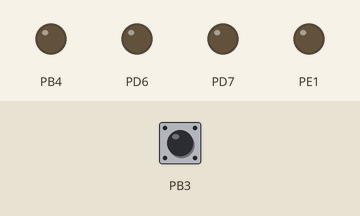
Simulated run of this program. Board: ATmega162, built with avr-gcc and emulated at 4.9152 MHz. Shown: output pins drawn as LEDs (lit = HIGH). The test bench sets the inputs (shaded band); at power-on: PB3 HIGH. What the program prints to the serial monitor is not drawn.

Above: at 1.2 s.
1.3 s: PB3 pulled LOW for 0.15 s
At 2.5 s:
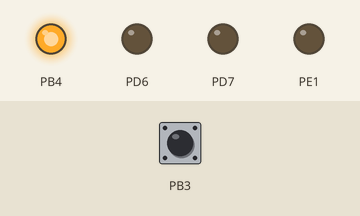
Timing chart, 0 to 4.3 s (numbered marks = the images above; inputs shaded):
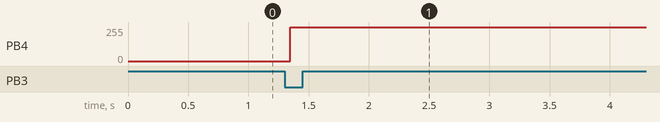

The program:

main.c
```c
/*
 * Byggern_test1.c
 *
 * Created: 30.08.2016 14:02:48
 *  Author: tobiasu
 */


#include "UARTdriver.h"
#include "SRAM_test.h"
#include <avr/interrupt.h>
#include <stdbool.h>
#include "joystick.h"
#include "ADC.h"
#include "OLEDdriver.h"
#include <stdbool.h>
#define F_CPU 4915200
#include <avr/io.h>
#include <stdio.h>
#include "util/delay.h"
#define set_bit(reg, bit ) (reg |= (1 << bit))
#define clear_bit(reg, bit ) (reg &= ~(1 << bit))
#define test_bit(reg, bit ) (reg & (1 << bit))
#include "menu.h"
#include "MCPdriver.h"
#include "CAN.h"

int main(void)
{

	USART_init();
	set_bit(MCUCR, SRE);
	set_bit(SFIOR,XMM2);
	set_bit(MCUCR,SRW10);
	set_bit(EMCUCR,SRW11);

	//SRAM_test();
	set_bit(DDRD, 6); // Write pin Atmega, output
	set_bit(DDRD, 7); // Read Pin Atmega, output
	set_bit(DDRE, 1); //Adresse Latch Enable
	clear_bit(DDRB, 6);
	clear_bit(DDRB, 7);
	clear_bit(DDRB, 8);
	ADC_init();
	joystick_init();
	OLED_init();
	CAN_init();
	MENU_init_menu();


	DIR joystick_direction = NEUTRAL;
	MENU_print_menu();

	CAN_message *msg;
	for (int i = 0; i < 8; i++){
		msg->data[i] = (uint8_t)(65+i);
	}
	msg->id = 0;
	msg->length = 8;
	CAN_message_send(msg);
	CAN_message *newMsg;
	CAN_message_recieve(newMsg);
	for (int i = 0; i < 8; i++){
		printf("%c\n", (char)newMsg->data[i]);
	}

	while(1){
		/*
 		MCP2515_write(0x0F, 0x54);
		char result = MCP2515_read(0x0F);
 		printf("%d\n",result);
 		_delay_ms(400);
 		*/
 		if (getJoyDir() != joystick_direction){
			_delay_ms(50);
 			joystick_direction = getJoyDir();
			MENU_navigate(joystick_direction);
			if (joystick_direction == RIGHT){
				MENU_selectAction();
				//MCP2515_requestToSend(0);

			}


 		}


 		//OLED_reset();


	}


}
```

ADC.c
```c
/*
 * ADC.c
 *
 * Created: 13.09.2016 14:23:25
 *  Author: tobiasu
 */
#include <avr/io.h>
#include<stdio.h>
#include "ADC.h"
#include "util/delay.h"
#include <avr/interrupt.h>
#define set_bit(reg, bit ) (reg |= (1 << bit));
#define clear_bit(reg, bit ) (reg &= ~(1 << bit));
#define test_bit(reg, bit ) (reg & (1 << bit))

volatile char *ADC = (char *) 0x1400;
int dataX;
int dataY;
int leftSlider;
int rightSlider;

void ADC_init(){
	set_bit(MCUCR, ISC11); //rising edge generates interupt request
	set_bit(MCUCR, ISC10); //rising edge generates interupt request
	set_bit(EMCUCR, INT0); //trenger vi denne?
	//set_bit(GIFR, INTF0); //er det dette flagget vi bruker i ISR(INT0_vect)?
	adcflag = 0;

	// set up internal pull-up for PB3
	set_bit(PORTB,PB3);
	clear_bit(DDRB,PB3);

}


uint8_t ADC_read(uint8_t channel){
	*ADC = 0x3+channel;
	while((test_bit(PINB, PB3))){}
	//_delay_ms(2);
	return *ADC;
}


ISR(INT0_vect){
	//hvordan fungerer denne funksjonen?
	//print data fra slider/joystick?


	adcflag = 1;
}
```

ADC.h
```c
/*
 * ADC.h
 *
 * Created: 13.09.2016 14:23:39
 *  Author: tobiasu
 */


#ifndef ADC_H_
#define ADC_H_


void ADC_init();
uint8_t ADC_read(uint8_t channel);

uint8_t adcflag;
ISR(INT0_vect);

#endif /* ADC_H_ */
```

CAN.c
```c
/*
 * CAN.c
 *
 * Created: 04.10.2016 14:32:30
 *  Author: tobiasu
 */
#include "CAN.h"
#include "MCP2515.h"
#define set_bit(reg, bit ) (reg |= (1 << bit))
#define clear_bit(reg, bit ) (reg &= ~(1 << bit))


CAN_init(){
	MCP2515_init();
	MCP2515_bitModify(MCP_CANCTRL, 0b11100000, MODE_LOOPBACK);
}

// CAN_transmit(){
// 	MCP2515_requestToSend(MCP_RTS_TX0);
//
// }

void CAN_message_send(CAN_message* message) {
	MCP2515_bitModify(MCP_TXB0SIDL, 0b00010000, 0b00001000);
	MCP2515_write(MCP_TXB0SIDH, message->id);
	MCP2515_write(MCP_TXB0SIDL, 0x00);
	MCP2515_write(MCP_TXB0DLC, message->length);

	for (uint8_t i = 0; i < message->length; i++){
		MCP2515_write(MCP_TXB0D0 + i, message->data[i]);
	}
	MCP2515_requestToSend(MCP_RTS_TX0);

}

void CAN_message_recieve(CAN_message *msg){
	msg->id= MCP2515_read(MCP_RXB0SIDH);
	msg->length=MCP2515_read(MCP_RXB0DLC);
	for(uint8_t i =0; i < msg->length;i++){
		msg->data[i]=MCP2515_read(MCP_RXB0D0 + i);
	}
}
```

CAN.h
```c
/*
 * CAN.h
 *
 * Created: 04.10.2016 14:32:41
 *  Author: tobiasu
 */
#include <avr/io.h>
#include <stdio.h>

#ifndef CAN_H_
#define CAN_H_

typedef struct{
	unsigned int id;
	uint8_t length;
	uint8_t data[8];
}	CAN_message;


void CAN_init();
void CAN_message_send(CAN_message* message);
void CAN_message_recieve(CAN_message *msg);

#endif /* CAN_H_ */
```

MCP2515.h
```c
#ifndef __MCP2515_H
#define __MCP2515_H

/*
mcp2515.h

This file contains constants that are specific to the MCP2515.

Version     Date        Description
----------------------------------------------------------------------
v1.00       2003/12/11  Initial release

Copyright 2003 Kimberly Otten Software Consulting
*/

// Define MCP2515 register addresses

#define MCP_RXF0SIDH	0x00
#define MCP_RXF0SIDL	0x01
#define MCP_RXF0EID8	0x02
#define MCP_RXF0EID0	0x03
#define MCP_RXF1SIDH	0x04
#define MCP_RXF1SIDL	0x05
#define MCP_RXF1EID8	0x06
#define MCP_RXF1EID0	0x07
#define MCP_RXF2SIDH	0x08
#define MCP_RXF2SIDL	0x09
#define MCP_RXF2EID8	0x0A
#define MCP_RXF2EID0	0x0B
#define MCP_CANSTAT		0x0E
#define MCP_CANCTRL		0x0F
#define MCP_RXF3SIDH	0x10
#define MCP_RXF3SIDL	0x11
#define MCP_RXF3EID8	0x12
#define MCP_RXF3EID0	0x13
#define MCP_RXF4SIDH	0x14
#define MCP_RXF4SIDL	0x15
#define MCP_RXF4EID8	0x16
#define MCP_RXF4EID0	0x17
#define MCP_RXF5SIDH	0x18
#define MCP_RXF5SIDL	0x19
#define MCP_RXF5EID8	0x1A
#define MCP_RXF5EID0	0x1B
#define MCP_TEC			0x1C
#define MCP_REC			0x1D
#define MCP_RXM0SIDH	0x20
#define MCP_RXM0SIDL	0x21
#define MCP_RXM0EID8	0x22
#define MCP_RXM0EID0	0x23
#define MCP_RXM1SIDH	0x24
#define MCP_RXM1SIDL	0x25
#define MCP_RXM1EID8	0x26
#define MCP_RXM1EID0	0x27
#define MCP_CNF3		0x28
#define MCP_CNF2		0x29
#define MCP_CNF1		0x2A
#define MCP_CANINTE		0x2B
#define MCP_CANINTF		0x2C
#define MCP_EFLG		0x2D
#define MCP_TXB0CTRL	0x30
#define MCP_TXB1CTRL	0x40
#define MCP_TXB2CTRL	0x50
#define MCP_RXB0CTRL	0x60
#define MCP_RXB0SIDH	0x61
#define MCP_RXB0DLC     0x65
#define MCP_RXB0D0		0x66
#define MCP_RXB1CTRL	0x70
#define MCP_RXB1SIDH	0x71

#define MCP_TXB0SIDH    0x31   //Egne
#define MCP_TXB0SIDL    0x32   //Egne
#define MCP_TXB0DLC     0x35   //Egne
#define MCP_TXB0D0      0x36   //Egne


#define MCP_TX_INT		0x1C		// Enable all transmit interrupts
#define MCP_TX01_INT	0x0C		// Enable TXB0 and TXB1 interrupts
#define MCP_RX_INT		0x03		// Enable receive interrupts
#define MCP_NO_INT		0x00		// Disable all interrupts

#define MCP_TX01_MASK	0x14
#define MCP_TX_MASK		0x54

// Define SPI Instruction Set

#define MCP_WRITE		0x02

#define MCP_READ		0x03

#define MCP_BITMOD		0x05

#define MCP_LOAD_TX0	0x40
#define MCP_LOAD_TX1	0x42
#define MCP_LOAD_TX2	0x44

#define MCP_RTS_TX0		0x81
#define MCP_RTS_TX1		0x82
#define MCP_RTS_TX2		0x84
#define MCP_RTS_ALL		0x87

#define MCP_READ_RX0	0x90
#define MCP_READ_RX1	0x94

#define MCP_READ_STATUS	0xA0

#define MCP_RX_STATUS	0xB0

#define MCP_RESET		0xC0


// CANCTRL Register Values

#define MODE_NORMAL     0x00
#define MODE_SLEEP      0x20
#define MODE_LOOPBACK   0x40
#define MODE_LISTENONLY 0x60
#define MODE_CONFIG     0x80
#define MODE_POWERUP	0xE0
#define MODE_MASK		0xE0
#define ABORT_TX        0x10
#define MODE_ONESHOT	0x08
#define CLKOUT_ENABLE	0x04
#define CLKOUT_DISABLE	0x00
#define CLKOUT_PS1		0x00
#define CLKOUT_PS2		0x01
#define CLKOUT_PS4		0x02
#define CLKOUT_PS8		0x03


// CNF1 Register Values

#define SJW1            0x00
#define SJW2            0x40
#define SJW3            0x80
#define SJW4            0xC0


// CNF2 Register Values

#define BTLMODE			0x80
#define SAMPLE_1X       0x00
#define SAMPLE_3X       0x40


// CNF3 Register Values

#define SOF_ENABLE		0x80
#define SOF_DISABLE		0x00
#define WAKFIL_ENABLE	0x40
#define WAKFIL_DISABLE	0x00


// CANINTF Register Bits

#define MCP_RX0IF		0x01
#define MCP_RX1IF		0x02
#define MCP_TX0IF		0x04
#define MCP_TX1IF		0x08
#define MCP_TX2IF		0x10
#define MCP_ERRIF		0x20
#define MCP_WAKIF		0x40
#define MCP_MERRF		0x80


#endif
```

SPI.c
```c
/*
 * SPI.c
 *
 * Created: 04.10.2016 14:32:54
 *  Author: tobiasu
 */


#include "SPI.h"

#define set_bit(reg, bit ) (reg |= (1 << bit))
#define clear_bit(reg, bit ) (reg &= ~(1 << bit))
#define test_bit(reg, bit ) (reg & (1 << bit))


void SPI_write(uint8_t data)
{
	/* Start transmission */
	SPDR = data;
	/* Wait for transmission complete */
	while(!(SPSR & (1<<SPIF)));

}


uint8_t SPI_read()
{
	/* Start transmission */
	SPDR = 0x00;
	/* Wait for transmission complete */
	while(!(SPSR & (1<<SPIF)));
	return SPDR;
}


void SPI_init(){

	/* Set MOSI and SCK output, all others input */

	set_bit(DDRB, DDB5);
	set_bit(DDRB, DDB7);
	set_bit(DDRB, DDB4); //set chip-select
	//set_bit(PORTB, PB6); //internal pull-up
	clear_bit(DDRB,PB6);

		/*
	clear_bit(SPCR, CPOL);
	clear_bit(SPCR, CPHA);
	clear_bit(SPCR, SPR1);
	*/


	/* Enable SPI, Master, set clock rate fck/16 */

	SPCR |= (1<<SPE)|(1<<MSTR)|(1<<SPR0);
}

void SPI_chipSelect(uint8_t select){

	if(select == 0){
		clear_bit(PORTB, PB4);
	}

	else{
		set_bit(PORTB, PB4);
	}

}
```

SPI.h
```c
/*
 * SPI.h
 *
 * Created: 04.10.2016 14:33:01
 *  Author: tobiasu
 */
#include <avr/io.h>
#include <stdio.h>

#ifndef SPI_H_
#define SPI_H_

void SPI_write(uint8_t data);
uint8_t SPI_read();
void SPI_init();
void SPI_chipSelect(uint8_t select);


#endif /* SPI_H_ */
```

SRAM_test.c
```c
#include <stdlib.h>
#include "SRAM_test.h"
/*
void SRAM_test(void) {
	volatile char *ext_ram = (char *) 0x1800; // Start address for the SRAM
	uint16_t ext_ram_size = 0x800;
	uint16_t write_errors = 0;
	uint16_t retrieval_errors = 0;
	printf("Starting SRAM test...\n");
	// rand() stores some internal state, so calling this function in a loop will
	// yield different seeds each time (unless srand() is called before this function)
	uint16_t seed = rand();
	// Write phase: Immediately check that the correct value was stored
	srand(seed);
	for (uint16_t i = 0; i < ext_ram_size; i++) {
		uint8_t some_value = rand();
		ext_ram[i] = some_value;
		uint8_t retreived_value = ext_ram[i];
		if (retreived_value != some_value) {
			printf("Write phase error: ext_ram[%4d] = %02X (should be %02X)\n", i, retreived_value, some_value);
			write_errors++;
		}
	}
	// Retrieval phase: Check that no values were changed during or after the write phase
	srand(seed); // reset the PRNG to the state it had before the write phase
	for (uint16_t i = 0; i < ext_ram_size; i++) {
		uint8_t some_value = rand();
		uint8_t retreived_value = ext_ram[i];
		if (retreived_value != some_value) {
			printf("Retrieval phase error: ext_ram[%4d] = %02X (should be %02X)\n", i, retreived_value, some_value);
			retrieval_errors++;
		}
	}
	printf("SRAM test completed with \n%4d errors in write phase and \n%4d errors in retrieval phase\n\n", write_errors, retrieval_errors);
}


*/
```

SRAM_test.h
```c
#include <stdlib.h>
#include <avr/io.h>
void SRAM_test(void);
void gal_test(void);
```

joystick.c
```c
/*
 * joystick.c
 *
 * Created: 20.09.2016 10:11:11
 *  Author: bragesae
 */
#include "joystick.h"
#include <avr/io.h>
#include<stdio.h>
#include "ADC.h"
#define test_bit(reg, bit ) (reg & (1 << bit))
Joy_pos initialPosition;

#define set_bit(reg, bit ) (reg |= (1 << bit))
#define clear_bit(reg, bit ) (reg &= ~(1 << bit))


Joy_pos calibrate(){
	Joy_pos newPos;
	newPos.x = ADC_read(1);
	newPos.y = ADC_read(2);
	return newPos;
}


Joy_pos getJoyPos(void){
	Joy_pos position;
	int x = ADC_read(2);
	int y = ADC_read(1);

	//
	position.x = x - initialPosition.x;
	position.x *= 100;
	position.x /= initialPosition.x;

	position.y = y - initialPosition.y;
	position.y *= 100;
	position.y /= initialPosition.y;

	return position;
}

Slider_pos getSliderPos(void){
	Slider_pos position;
	position.L = ADC_read(3);
	position.R = ADC_read(4);
	return position;
}

int joystick_init(void){
	// set up internal pull-up for PB2
	set_bit(PORTB,PB2);
	clear_bit(DDRB,PB2);

	initialPosition = calibrate();
	return 0;
}

DIR getJoyDir(){
	Joy_pos position = getJoyPos();
	if (position.x > 50){
		return RIGHT;
	}
	else if (position.x < -50){
		return LEFT;
	}
	else if (position.y < -50){
		return DOWN;
	}
	else if (position.y > 50){
		return UP;
	}
	else if ((abs(position.x) < 5) && (abs(position.y) < 5)){
		return NEUTRAL;
	}
	else{
		return NONE;
	}

}

void printDir(){
	Joy_pos currentJoyPos = getJoyPos();
	Slider_pos currentSliderPos = getSliderPos();
	int dataX = currentJoyPos.x;
	int dataY = currentJoyPos.y;
	int sliderL = currentSliderPos.L; //returnerer 0
	int sliderR = currentSliderPos.R;

	printf("dataX: %d, dataY: %d, sliderR: %d, sliderL: %d \n ", dataX, dataY, ADC_read(4), ADC_read(3));


}

bool rightButtonPressed(){
	return (test_bit(PINB, PB0));
}
bool leftButtonPressed(){
	return (test_bit(PINB, PB1));
}

bool joyStickButtonPressed(){
	bool pressed = !(test_bit(PINB, PB2));
	return pressed;
}
```

joystick.h
```c
/*
 * joystick.h
 *
 * Created: 20.09.2016 10:11:24
 *  Author: bragesae
 */


#ifndef JOYSTICK_H_
#define JOYSTICK_H_
#include <stdbool.h>
#include <avr/io.h>

typedef enum {
	UP,
	DOWN,
	RIGHT,
	LEFT,
	NEUTRAL,
	NONE
} DIR;

typedef struct{
	int x;
	int y;
} Joy_pos;

typedef struct {
	int R;
	int L;
} Slider_pos;

bool rightButtonPressed();
bool leftButtonPressed();
bool joyStickButtonPressed();

int joystick_init(void);
Joy_pos calibrate();
Joy_pos getJoyPos();
Slider_pos getSliderPos();
DIR getJoyDir();
void printDir();

#endif /* JOYSTICK_H_ */
```

menu.c
```c
/*
 * menu.c
 *
 * Created: 27.09.2016 11:02:15
 *  Author: bragesae
 */
#include "menu.h"
#include "util/delay.h"
#include "joystick.h"
#include "OLEDdriver.h"
static  struct menuScreen main, newGame, HighScores, Options, currentMenu, easyGame, normalGame, hardGame, Credits, Brightness, Sound;

uint8_t markerPage;

void MENU_init_menu(){

	main.name = "MainMenu";
	main.parent = NULL;
	main.child[1] = &newGame;
	main.child[2] = &HighScores;
	main.child[3] = &Options;
	main.child[4] = &Credits;
	main.menuIndex = 0;
	main.nmbrChilds = 4;

	newGame.name = "New Game";
	newGame.parent = &main;
	newGame.child[1] = &easyGame;
	newGame.child[2] = &normalGame;
	newGame.child[3] = &hardGame;
	newGame.nmbrChilds = 3;
	newGame.menuIndex = 1;


 	easyGame.name = "Easy";
 	easyGame.parent = &newGame;
 	easyGame.nmbrChilds = 0;
 	easyGame.menuIndex = 11;

 	normalGame.name = "Normal";
 	normalGame.parent = &newGame;
 	normalGame.nmbrChilds = 0;
 	normalGame.menuIndex = 12;

 	hardGame.name = "Hard";
 	hardGame.parent = &newGame;
 	hardGame.nmbrChilds = 0;
 	hardGame.menuIndex = 13;


	HighScores.name = "High Scores";
	HighScores.parent = &main;
	HighScores.nmbrChilds = 0;
	HighScores.menuIndex = 2;

	Options.name = "Options";
	Options.parent = &main;
	Options.child[1] = &Brightness;
	Options.child[2] = &Sound;
	Options.nmbrChilds = 2;
	Options.menuIndex = 3;

	Brightness.name = "Brightness";
	Brightness.parent = &Options;
	Brightness.nmbrChilds = 0;
	Brightness.menuIndex = 31;

	Sound.name = "Sound";
	Sound.parent = &Options;
	Sound.nmbrChilds = 0;
	Sound.menuIndex = 32;

	Credits.name = "Credits";
	Credits.parent = &main;
	Credits.nmbrChilds = 0;
	Credits.menuIndex = 4;


	currentMenu = main;
	OLED_go_to_pos(1, 0);
	markerPage = 1;
	OLED_print_char((uint8_t)(36));


}


void MENU_print_menu(){
	OLED_go_to_pos(0, 10);
	OLED_print_sentence("*");
	OLED_print_sentence(currentMenu.name);
	OLED_print_sentence("*");
	for (int i = 1; i < currentMenu.nmbrChilds+1; i++){

		OLED_go_to_pos(i, 10);
		OLED_print_sentence(currentMenu.child[i]->name);

	}

}

void MENU_selectLine(uint8_t line){
	OLED_go_to_pos(line, 0);
	OLED_print_char((uint8_t)(36));
}

void MENU_clearLine(uint8_t line){
	OLED_go_to_pos(line, 0);
	OLED_clear_char();
}

void MENU_navigate(DIR direction){

	if (direction == UP){
		if (markerPage > 1){
			MENU_clearLine(markerPage);
			markerPage--;
			MENU_selectLine(markerPage);
		}
	}

	else if (direction == DOWN){
		if (markerPage < currentMenu.nmbrChilds){
			MENU_clearLine(markerPage);
			markerPage++;
			MENU_selectLine(markerPage);
	}
}
		else if(direction == RIGHT){
			if ((markerPage <= currentMenu.nmbrChilds) && (markerPage != 0)){
				currentMenu = *currentMenu.child[markerPage];
				OLED_reset();
				MENU_print_menu();
				markerPage = 1;
				MENU_selectLine(markerPage);

			}
		}
		else if(direction == LEFT){
			if (currentMenu.parent != NULL){
				currentMenu = *currentMenu.parent;
				OLED_reset();
				MENU_print_menu();
				markerPage = 1;
				MENU_selectLine(markerPage);


		}
	}
}

void MENU_selectAction(){
	if (currentMenu.nmbrChilds == 0){
		if (currentMenu.name == "High Scores"){
			OLED_print_sentence("high scores");
			//print highscores
		}
		if (currentMenu.name == "Easy"){
			OLED_print_sentence("high scores");
			//start game
		}
		if (currentMenu.name == "Normal"){
			OLED_print_sentence("Normal");
			//start game
		}
		if (currentMenu.name == "Hard"){
			OLED_print_sentence("Hard");
			//start game
		}
		if (currentMenu.name == "Credits"){
			OLED_reset();
			OLED_credits();
		}


	}

}
```

menu.h
```c
/*
 * menu.h
 *
 * Created: 27.09.2016 11:02:44
 *  Author: bragesae
 */
#include "joystick.h"
#include <stdbool.h>
#ifndef MENU_H_
#define MENU_H_
#include <stdbool.h>
#include <avr/io.h>

#include<stdio.h>
#include "OLEDdriver.h"


void MENU_init_menu();
void MENU_navigate(DIR direction);
void MENU_selectLine(uint8_t line);
void MENU_clearLine(uint8_t line);
void MENU_selectAction();
struct menuScreen{

	char * name;
	struct menuScreen *parent;
	struct menuScreen  *child[6];
	uint8_t nmbrChilds;
	uint8_t menuIndex;


	};

void MENU_goto_menu(void);
void MENU_print_menu();
#endif /* MENU_H_ */
```

MCPdriver.h
```c
/*
 * MCPdriver.h
 *
 * Created: 04.10.2016 16:40:39
 *  Author: tobiasu
 */


#include <avr/io.h>
#include <stdio.h>
#include "util/delay.h"

#ifndef MCPDRIVER_H_
#define MCPDRIVER_H_

void SPI_SlaveInit(void);
uint8_t MCP2515_init();
uint8_t MCP2515_read(uint8_t address);
void MCP2515_write(uint8_t address, uint8_t data);
void MCP2515_requestToSend(uint8_t address);
uint8_t MCP2515_readStatus();
void MCP2515_bitModify(uint8_t address ,uint8_t maskByte, uint8_t data);
void MCP2515_reset();

#endif /* MCPDRIVER_H_ */
```

UARTdriver.h
```c
/*
 * UARTdriver.h
 *
 * Created: 30.08.2016 15:26:30
 *  Author: tobiasu
 */

#include <avr/io.h>

#define BAUD 9600;
#define MYUBRR FOSC/16/BAUD-1;

#ifndef UARTDRIVER_H_
#define UARTDRIVER_H_

void USART_init(void);
unsigned char USART_receive(void);
void USART_transmit( uint8_t data );


#endif /* UARTDRIVER_H_ */
```

Source omitted: font8x8.h (9451 bytes), oled_drawings.h (71256 bytes), MCPdriver.c (2203 bytes), OLEDdriver.c (5348 bytes), OLEDdriver.h (919 bytes), UARTdriver.c (1014 bytes)

Measured:
- after the input at 1.3 s, PB4: 0/255 → 255/255 after 0.05 s
